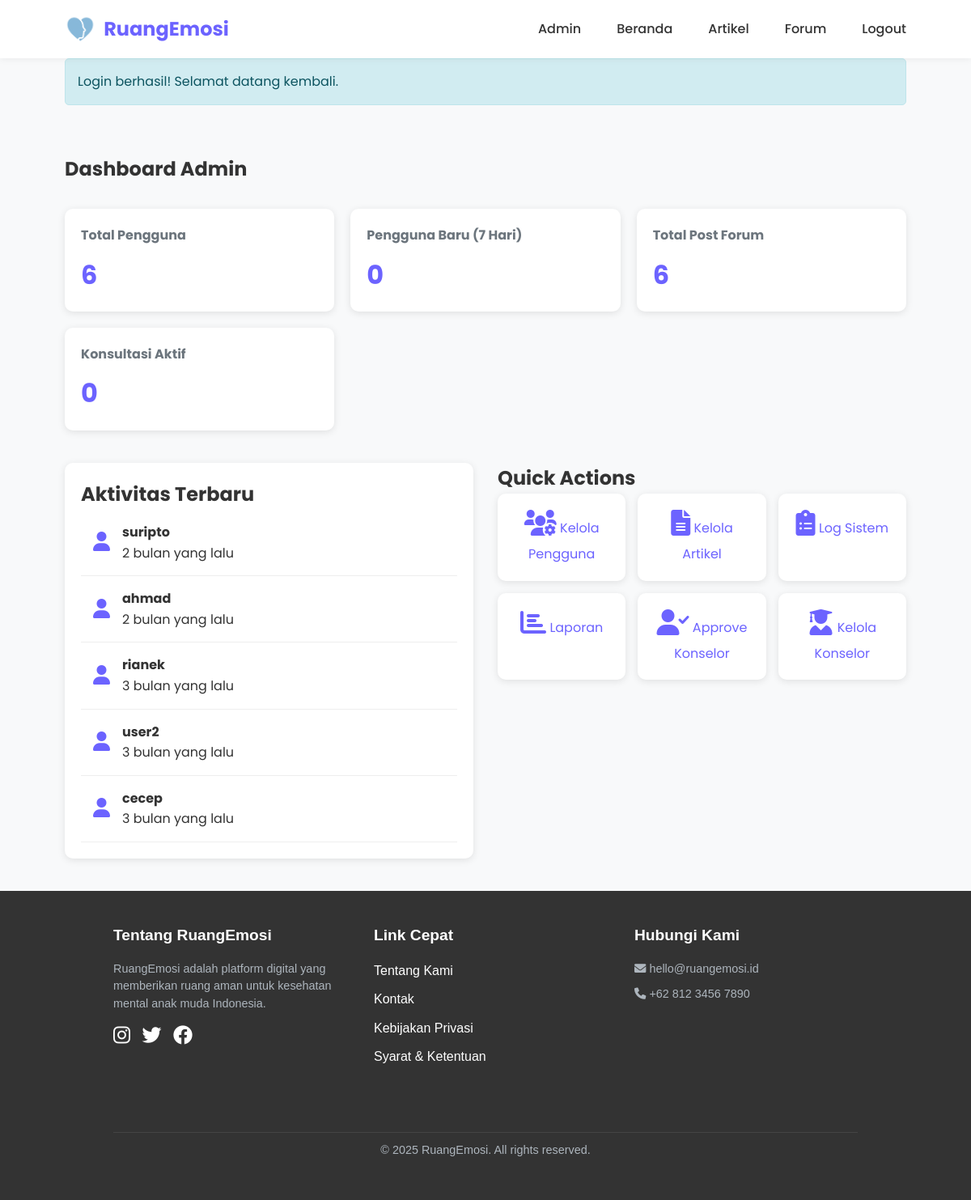
Page /admin/dashboard.php (signed in) on the committed database.
### tables this page shows
CREATE TABLE `users` (
  `user_id` int NOT NULL,
  `username` varchar(50) NOT NULL,
  `email` varchar(100) NOT NULL,
  `password` varchar(255) NOT NULL,
  `full_name` varchar(100) DEFAULT NULL,
  `birth_date` date DEFAULT NULL,
  `gender` enum('L','P','Lainnya') DEFAULT NULL,
  `is_anonymous` tinyint(1) DEFAULT '1',
  `is_counselor` tinyint(1) DEFAULT '0',
  `bio` text,
  `profile_pic` varchar(255) DEFAULT NULL,
  `created_at` timestamp NULL DEFAULT CURRENT_TIMESTAMP,
  `updated_at` timestamp NULL DEFAULT CURRENT_TIMESTAMP ON UPDATE CURRENT_TIMESTAMP,
  `is_admin` tinyint(1) DEFAULT '0',
  `remember_token` varchar(64) DEFAULT NULL,
  `remember_token_expiry` datetime DEFAULT NULL,
  `reset_token` varchar(64) DEFAULT NULL,
  `reset_token_expiry` datetime DEFAULT NULL,
  `reset_attempts` int DEFAULT '0',
  `status` enum('active','pending') DEFAULT 'active',
  `profile_image` varchar(255) DEFAULT 'default.png'
);

### admin/dashboard.php (the view, shortened to what this page needs)
<?php
require_once '../includes/functions.php';
require_once '../includes/auth.php';
$stats = [
    'total_users' => $conn->query("SELECT COUNT(*) FROM users")->fetch_row()[0],
    'new_users' => $conn->query("SELECT COUNT(*) FROM users WHERE created_at >= CURDATE() - INTERVAL 7 DAY")->fetch_row()[0],
    'total_posts' => $conn->query("SELECT COUNT(*) FROM forum_posts")->fetch_row()[0],
    'active_consultations' => $conn->query("SELECT COUNT(*) FROM consultations WHERE status = 'confirmed'")->fetch_row()[0]
];
$recent_activities = $conn->query("
    SELECT 'user' AS type, user_id AS id, username AS title, created_at
    FROM users
    ORDER BY created_at DESC
    LIMIT 5
")->fetch_all(MYSQLI_ASSOC);
require_once '../includes/header.php';
?>
<section class="admin-dashboard">
    <div class="container">
        <h1>Dashboard Admin</h1>
        <div class="stats-grid">
            <div class="stat-card">
                <h3>Total Pengguna</h3>
                <div class="stat-value"><?= $stats['total_users'] ?></div>
            </div>
            <div class="stat-card">
                <h3>Pengguna Baru (7 Hari)</h3>
                <div class="stat-value"><?= $stats['new_users'] ?></div>
            </div>
            <div class="stat-card">
                <h3>Total Post Forum</h3>
                <div class="stat-value"><?= $stats['total_posts'] ?></div>
            </div>
            <div class="stat-card">
                <h3>Konsultasi Aktif</h3>
                <div class="stat-value"><?= $stats['active_consultations'] ?></div>
            </div>
        </div>
        <div class="dashboard-content">
            <div class="recent-activities">
                <h2>Aktivitas Terbaru</h2>
                <div class="activity-list">
                    <?php foreach ($recent_activities as $activity): ?>
                        <div class="activity-item">
                            <div class="activity-icon">
                                <?php if ($activity['type'] == 'user'): ?>
                                    <i class="fas fa-user"></i>
                                <?php endif; ?>
                            </div>
                            <div class="activity-info">
                                <h4><?= htmlspecialchars($activity['title']) ?></h4>
                                <span class="activity-time">
                                    <?= time_ago($activity['created_at']) ?>
                                </span>
                            </div>
                        </div>
                    <?php endforeach; ?>
                </div>
            </div>
            <div class="quick-actions">
                <h2>Quick Actions</h2>
                <div class="action-grid">
                    <a href="manage-users.php" class="action-card">
                        <i class="fas fa-users-cog"></i>
                        <span>Kelola Pengguna</span>
                    </a>
                    <a href="manage-articles.php" class="action-card">
                        <i class="fas fa-file-alt"></i>
                        <span>Kelola Artikel</span>
                    </a>
                    <a href="system-logs.php" class="action-card">
                        <i class="fas fa-clipboard-list"></i>
                        <span>Log Sistem</span>
                    </a>
                    <a href="reports.php" class="action-card">
                        <i class="fas fa-chart-bar"></i>
                        <span>Laporan</span>
                    </a>
                    <a href="approve-counselor.php" class="action-card">
                        <i class="fas fa-user-check"></i>
                        <span>Approve Konselor</span>
                    </a>
                    <a href="manage-counselor.php" class="action-card">
                        <i class="fas fa-user-graduate"></i>
                        <span>Kelola Konselor</span>
                    </a>
                </div>
            </div>
        </div>
    </div>
</section>
<?php require_once '../includes/footer.php'; ?>

### assets/css/style.css (style rules this page uses)
:root { --primary-color: #6C63FF; --secondary-color: #4D44DB; --accent-color: #FF6584; --light-color: #F8F9FA; --dark-color: #212529; --gray-color: #6C757D; --light-gray: #E9ECEF; --success-color: #28A745; --warning-color: #FFC107; --danger-color: #DC3545; --pastel-blue: #A7C5EB; --pastel-purple: #C4A7E8; --pastel-pink: #F5C3C2; --pastel-green: #C1E1C1; }
* { margin: 0; padding: 0; box-sizing: border-box; }
body { font-family: 'Poppins', sans-serif; line-height: 1.6; color: var(--dark-color); background-color: #F9F9F9; }
.container { width: 100%; max-width: 1200px; margin: 0 auto; padding: 0 20px; }
a { text-decoration: none; color: var(--primary-color); transition: all 0.3s ease; }

### includes/header.php (style rules this page uses)
* { margin: 0; padding: 0; box-sizing: border-box; }
body { font-family: 'Poppins', sans-serif; line-height: 1.6; color: #333; background-color: #f8f9fa; }
.container { width: 90%; max-width: 1200px; margin: 0 auto; }

### admin/dashboard.php (style rules this page uses)
.admin-dashboard { padding: 40px 0; }
.stats-grid { display: grid; grid-template-columns: repeat(auto-fit, minmax(250px, 1fr)); gap: 20px; margin: 30px 0; }
.stat-card { background: white; padding: 20px; border-radius: 10px; box-shadow: 0 2px 10px rgba(0, 0, 0, 0.1); }
.stat-card h3 { color: var(--gray-color); font-size: 1rem; margin-bottom: 10px; }
.stat-value { font-size: 2rem; font-weight: bold; color: var(--primary-color); }
.dashboard-content { display: grid; grid-template-columns: 1fr 1fr; gap: 30px; margin-top: 40px; }
.recent-activities { background: white; padding: 20px; border-radius: 10px; box-shadow: 0 2px 10px rgba(0, 0, 0, 0.1); }
.activity-item { display: flex; align-items: center; padding: 15px; border-bottom: 1px solid #eee; }
.activity-icon { font-size: 1.5rem; margin-right: 15px; color: var(--primary-color); }
.quick-actions .action-grid { display: grid; grid-template-columns: repeat(auto-fit, minmax(150px, 1fr)); gap: 15px; }
.action-card { background: white; padding: 20px; border-radius: 10px; text-align: center; transition: transform 0.2s; box-shadow: 0 2px 10px rgba(0, 0, 0, 0.1); }
.action-card i { font-size: 2rem; color: var(--primary-color); margin-bottom: 10px; }

### rows in the picture
users: username "suripto", created_at "2 bulan yang lalu"
users: username "ahmad", created_at "2 bulan yang lalu"
users: username "rianek", created_at "3 bulan yang lalu"
users: username "user2", created_at "3 bulan yang lalu"
users: username "cecep", created_at "3 bulan yang lalu"

### other values in the picture
$_SESSION['message'] "Login berhasil! Selamat datang kembali."
$stats['total_users'] "6"
$stats['new_users'] "0"
$stats['total_posts'] "6"
$stats['active_consultations'] "0"
